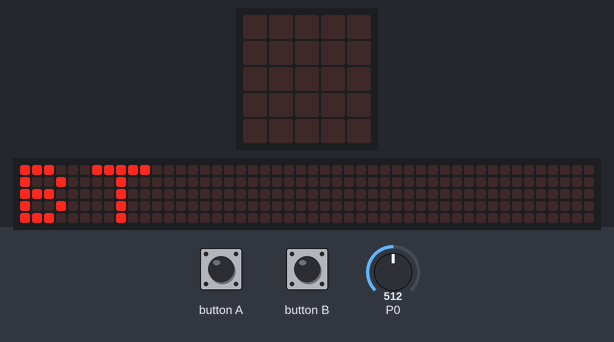
Simulated run of this program. Board: BBC micro:bit (MakeCode). On the bench: the board's 5×5 LED display, a strip that is not on the board, showing the scrolling text unrolled. Inputs (shaded band) come from the test bench; at power-on: P0 = 512 (analog values on the 0–1023 scale). The 48×5 strip is a reading aid, not a part: it shows the text the display is scrolling, unrolled, one strip-width of it at a time.

Above: at 2.5 s.
4.0 s: button A pressed for 0.15 s
At 4.22 s:
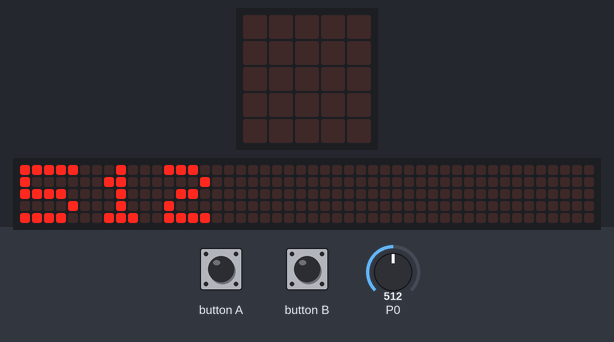
At 4.67 s:
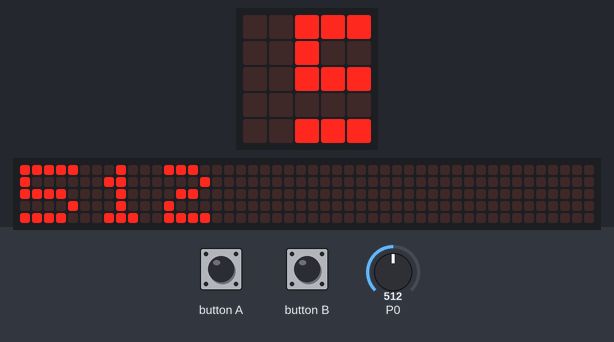
4.7 s: button B pressed for 0.15 s
At 13.1 s:
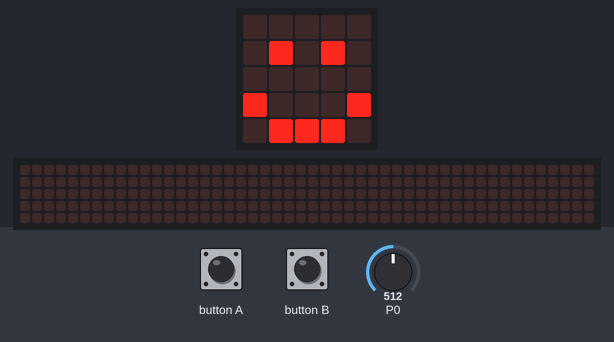
Timing chart, 0 to 13.7 s (numbered marks = the images above; inputs shaded):
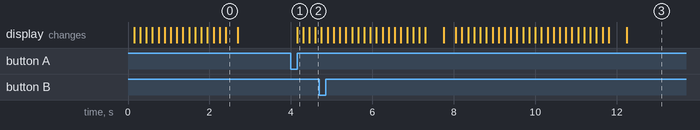

Measured:
- after the input at 4.0 s, the display: changes after 0.15 s (image 1)

The program:

main.ts
```typescript
input.onButtonPressed(Button.A, function () {
    basic.showNumber(pins.analogReadPin(AnalogPin.P0))
})
input.onButtonPressed(Button.B, function () {
    millivolts += Math.round(pins.analogReadPin(AnalogPin.P0) * (3000 / 1023))
    basic.showNumber(millivolts)
    if (millivolts < 1200) {
        basic.showIcon(IconNames.Sad)
    } else {
        basic.showIcon(IconNames.Happy)
    }
})
let millivolts = 0
basic.showString("BT")
basic.forever(function () {

})
```

test.ts
```typescript
// tests gaan hier; deze zal niet worden gecompileerd wanneer dit pakket wordt gebruikt als extensie.
```
